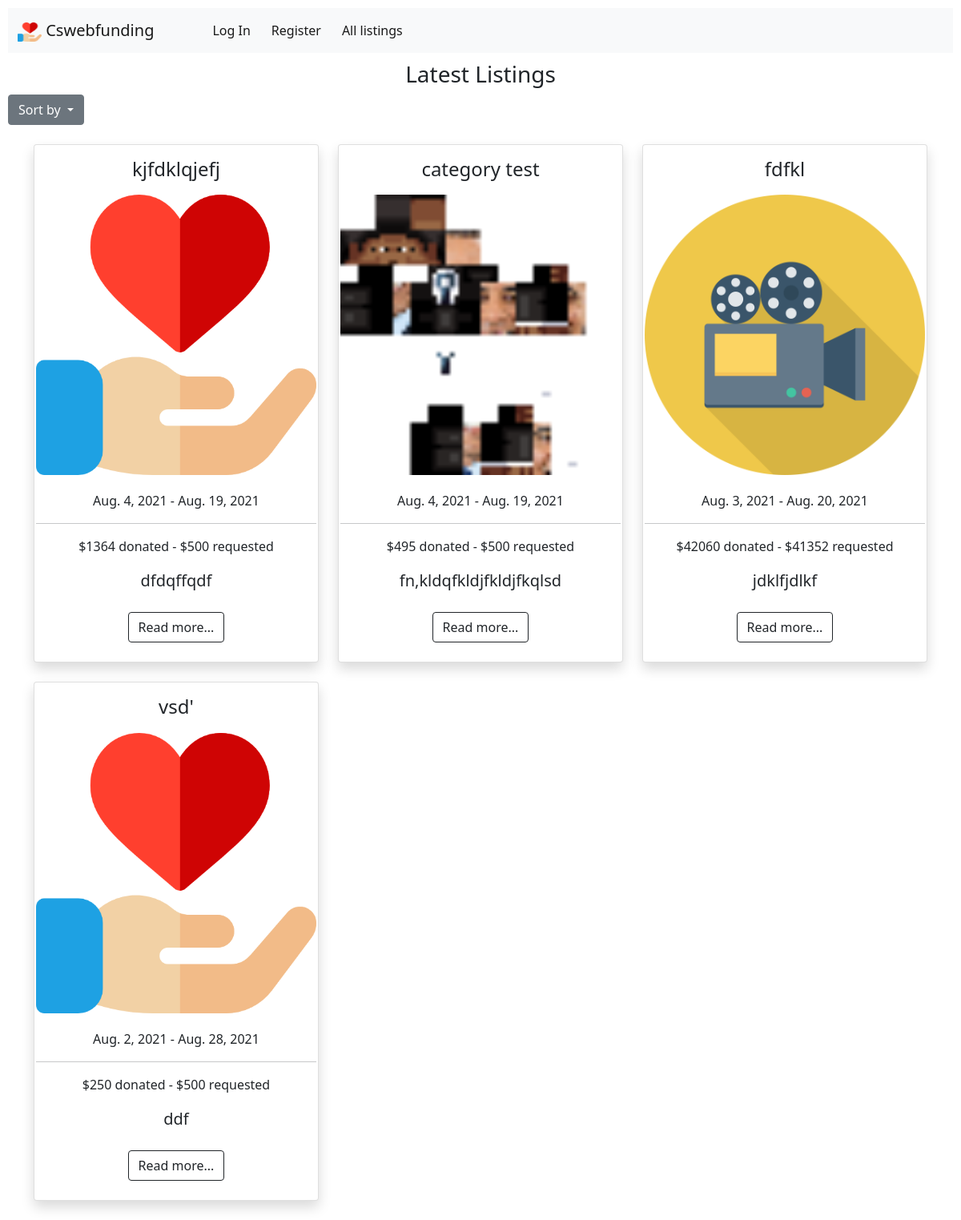
The app's page /listings/latest, older data.
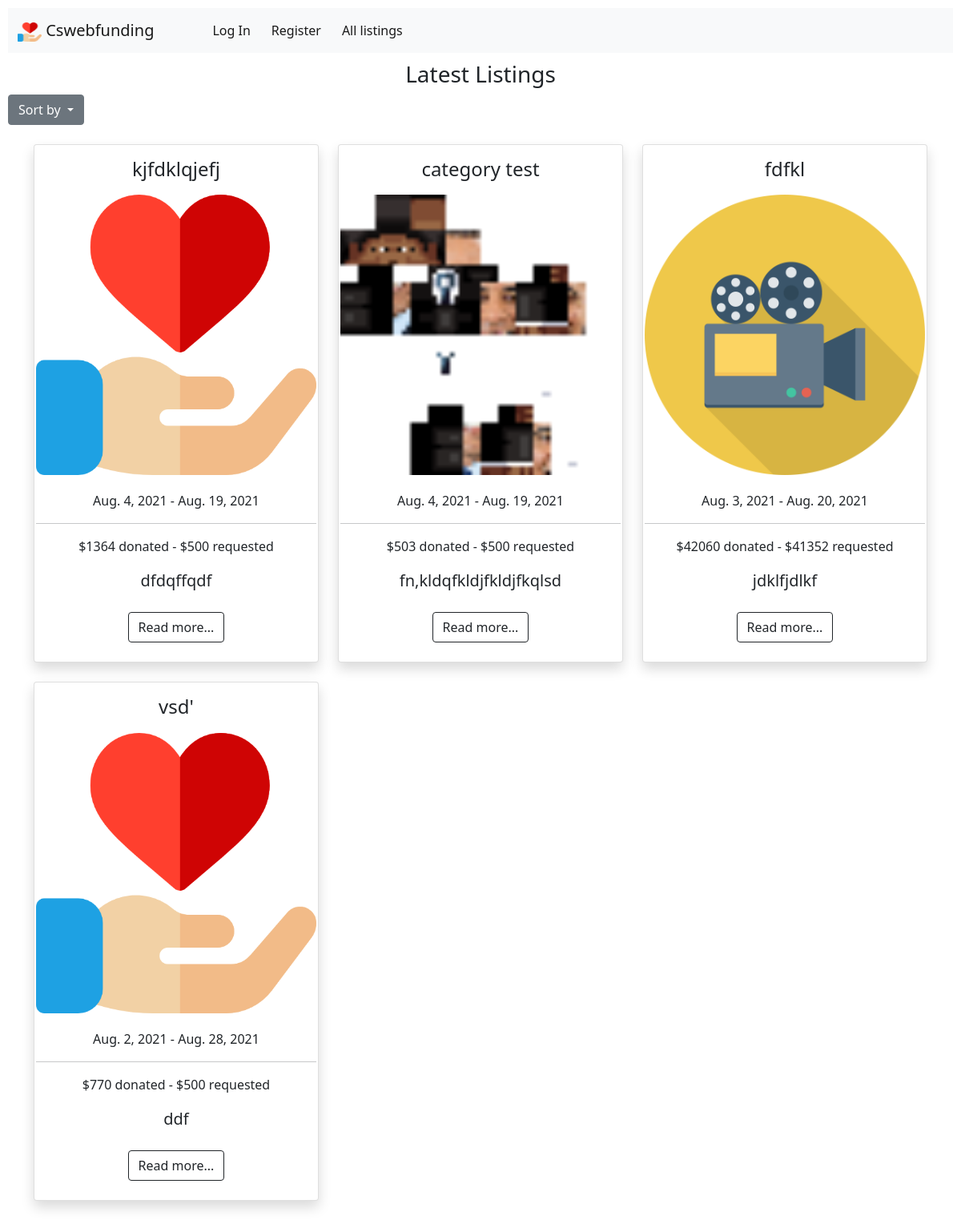
The same page, newer data.
### cswebfunding/models.py (models this page shows, shortened)
class Listing(models.Model):
   id = models.BigAutoField(primary_key=True)
   title = models.CharField(max_length=50)
   description = models.CharField(max_length=256)
   author = models.ForeignKey('User', on_delete=models.CASCADE)
   project = models.BooleanField(default=0)
   goodcause = models.BooleanField(default=0)
   donated = models.PositiveIntegerField(default=0)
   category = models.PositiveIntegerField(default=9)
   goal = models.PositiveIntegerField(validators=[MaxValueValidator(10000000),MinValueValidator(10)])
   created_at = models.DateField(auto_now_add=True)
   final_date = models.DateField()
   photo = models.ImageField(upload_to='media/', default="default-listing.jpg")
   popularity = models.IntegerField(default=0)

### cswebfunding/views.py (the view)
# urls.py: path("listings/<str:filter>", views.listings, name="listings"),
def listings(request, filter):
    if filter == 'goodcauses':
        listings = Listing.objects.filter(goodcause=1).order_by('-id')
        title = "Good Causes"
    elif filter == 'projects':
        listings = Listing.objects.filter(project=1).order_by('-id')
        title = "Projects"
    elif filter == 'latest':
        listings = Listing.objects.all().order_by('-id')
        title = "Latest Listings"
    elif filter == 'newest':
        listings = Listing.objects.all().order_by('id')
        title = "Newest Listings"
    elif filter == 'highest':
        listings = Listing.objects.all().order_by('-goal')
        title = "Listings With Highest Goal"
    elif filter == 'lowest':
        listings = Listing.objects.all().order_by('goal')
        title = "Listings With Lowest Goal"
    elif filter == 'art':
        listings = Listing.objects.filter(category=1).order_by('-id')
        title = "Art Listings"
    elif filter == 'comics-and-illustration':
        listings = Listing.objects.filter(category=2).order_by('-id')
        title = "Comics And Illustration listings"
    elif filter == 'design-and-tech':
        listings = Listing.objects.filter(category=3).order_by('-id')
        title = "Design And Tech Listings"
    elif filter == 'film':
        listings = Listing.objects.filter(category=4).order_by('-id')
        title = "Film Listings"
    elif filter == 'food-and-craft':
        listings = Listing.objects.filter(category=5).order_by('-id')
        title = "Food And Craft Listings"
    elif filter == 'games':
        listings = Listing.objects.filter(category=6).order_by('-id')
        title = "Games Listings"
    elif filter == 'music':
        listings = Listing.objects.filter(category=7).order_by('-id')
        title = "Music Listings"
    elif filter == 'publishing':
        listings = Listing.objects.filter(category=8).order_by('-id')
        title = "Publishing Listings"
    elif filter == 'other':
        listings = Listing.objects.filter(category=9).order_by('-id')
        title = "Other Listings"
    else:
        return render(request, "cswebfunding/index.html")
    paginator = Paginator(listings, 9)
    page_number = request.GET.get('page')
    page_obj = paginator.get_page(page_number)
    return render(request, "cswebfunding/listings.html", {
        'title': title,
        'listings': page_obj
    })

### cswebfunding/templates/cswebfunding/listings.html (shortened to what this page needs)
{% extends "cswebfunding/layout.html" %}
{% block body %}
<h3 class="center">{{ title }}</h3>
<div class="dropdown">
  <a class="btn btn-secondary dropdown-toggle" href="#" role="button" id="dropdownMenuLink" data-bs-toggle="dropdown" aria-expanded="false">
    Sort by
  </a>
</div>
{% if listings %}
  <div class="container mb-4">
    <div class="row">
      {% for listing in listings.object_list %}
        <div class="col-12 col-sm-12 col-md-6 col-lg-4 col-xl-4 mt-4">
            <div class="card shadow center">
                <div class="card-body text-center">
                  <h4>{{ listing.title }}</h4>
                  <div class="imageitem">
                    <a href="/listing/{{ listing.id }}">
                      <img id="output" class="card-img-top" src="{{ listing.photo.url }}" alt="main image of {{ listing.title }}">
                    </a>
                  </div>
                  <ul class="list-inline mt-3">
                      <li class="list-inline-item">{{ listing.created_at }} - {{ listing.final_date }}</li>
                  </ul>
                  <hr>
                  <p>${{listing.donated}} donated - ${{ listing.goal }} requested</p>
                  <p class="lead">{{ listing.description }}</p>
                  <a class="btn btn-outline-dark my-2" href="/listing/{{ listing.id }}" role="button">Read more...</a>
                </div>
            </div>
        </div>
      {% endfor %}
    </div>
  </div>
{% else %}
<br><br><br>
<h4 class="center">No listings found...</h4>
{% endif %}
{% endblock %}

### cswebfunding/templates/cswebfunding/layout.html (shortened to what this page needs)
{% load static %}
<!DOCTYPE html>
<html lang="en">
    <head>
        <link href="https://cdn.jsdelivr.net/npm/bootstrap@5.0.2/dist/css/bootstrap.min.css" rel="stylesheet">
        <link href="{% static 'cswebfunding/styles.css' %}" rel="stylesheet">
    </head>
    <body>
        <nav class="navbar navbar-expand-lg navbar-light bg-light">
            <div class="container-fluid">
                <a class="navbar-brand" href="{% url 'index' %}">
                    <img src="/static/cswebfunding/heart.png" alt="logo" width="30" height="24">
                    Cswebfunding
                </a>
                <div class="collapse navbar-collapse" id="navbarText">
                    <ul class="navbar-nav me-auto mb-2 mb-lg-0">
                    {% if user.is_authenticated %}
                        <li class="nav-item">
                            <a class="nav-link active underline" href="{% url 'profile' id=request.user.id %}">{{ user.username }}</a>
                        </li>
                        <li class="nav-item">
                            <a class="nav-link active underline" href="{% url 'logout' %}">Log Out</a>
                        </li>
                        <li class="nav-item dropdown">
                            <a class="nav-link active dropdown-toggle" href="" id="navbarDropdown" role="button" data-bs-toggle="dropdown" aria-expanded="false">
                                Listings
                            </a>
                            <ul class="dropdown-menu" aria-labelledby="navbarDropdown">
                                <li><a class="dropdown-item" href="/listings/latest">All listings</a></li>
                                <li><hr class="dropdown-divider"></li>
                                <li><a class="dropdown-item" href="/listings/goodcauses">Good Causes</a></li>
                                <li><a class="dropdown-item" href="/listings/projects">Projects</a></li>
                            </ul>
                        </li>
                        <li class="nav-item">
                            <a class="nav-link active underline" onclick="hidemodalmessage()" data-bs-toggle="modal" data-bs-target="#fundsModal">Add funds</a>
                        </li>
                    </ul>
                    <span class="navbar-text" id="balance">
                        Current balance: ${{ user.balance }}
                    </span>
                    {% else %}
                        <li class="nav-item">
                            <a class="nav-link active underline" href="{% url 'login' %}">Log In</a>
                        </li>
                        <li class="nav-item">
                            <a class="nav-link active underline" href="{% url 'register' %}">Register</a>
                        </li>
                        <li class="nav-item">
                            <a class="nav-link active underline" href="/listings/latest">All listings</a>
                        </li>
                    </ul>
                    {% endif %}
                </div>
            </div>
        </nav>
        <div class="body">
            {% block body %}
            {% endblock %}
        </div>
    </body>
</html>

### cswebfunding/static/cswebfunding/styles.css (style rules this page uses)
body { margin: 10px; }
a { cursor: pointer }
nav { margin-bottom: 10px; }
.navbar-brand { margin-right: 65px; }
.nav-item { margin-right: 10px; }
.underline { color: #d20807; float: left; position: relative; overflow: hidden; }
.underline::after { background-color: #d20807; content: ""; width: 0; height: 3px; left: 0; bottom: 0; transition: width 0.35s ease 0s; position: absolute; }
.center { text-align: center; align-items: center; }
.imageitem { margin-top: 18px; margin-bottom: 20px; align-content: center; height: 350px; width: 350px; }
#output { height: 100%; width: 100%; object-fit: fill; }

Row changes from the older to the newer data that the page shows:
changed Listing "category test": donated "495" → "503"
changed Listing "vsd'": donated "250" → "770"
